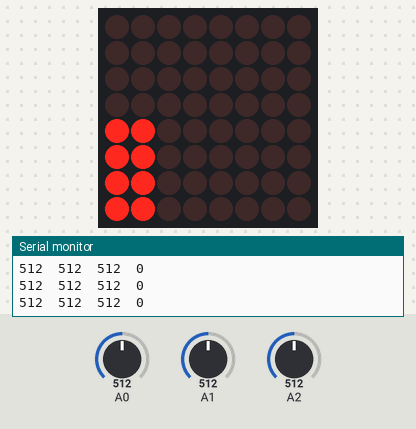
Recording of a sketch running on a simulated Arduino Uno, built with avr-gcc and run on an emulated ATmega328P. Parts: 8×8 LED matrix, the last lines printed to the serial monitor. Wiring (inferred from the names in the program): MAX7219 LED driver (orientation assumed): data pin 8; clock pin 10; CS pin 9. Inputs (shaded band) come from the test bench; at power-on: A1 = 512, A0 = 512, A2 = 512.

Above: at 1.2 s.
1.3 s: A1 set to 110
4.3 s: A1 set to 89
At 4.8 s:
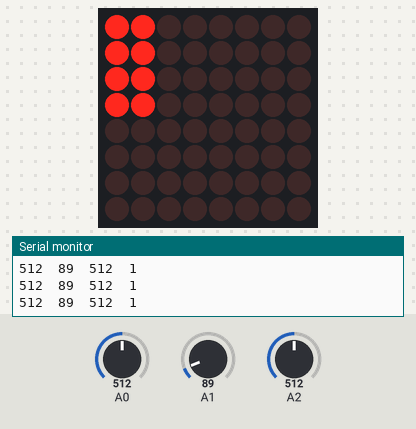
5.8 s: A0 set to 993
7.3 s: A0 set to 1010
10.3 s: A2 set to 984
11.8 s: A2 set to 1009
Timing chart, 0 to 14.3 s (numbered marks = the images above; inputs shaded):
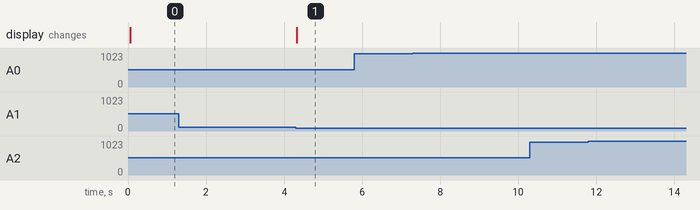

Measured:
- the behaviour switches between 100 and 99 on A1 (found by bisection; images 0 and 1)
- after the input at 4.3 s, the display: changes at once (image 1)

The sketch:

LED_Array.ino
```cpp
int STATE = 0;
int buttonCount = 0;
int row = 1;
int col = 1;
bool pressed = false;
int PINS[4][2] = { {22, 24},
                  {23, 25},
                  {53, 50},
                  {52, 51} };
int PINSTATE[4][2] = { {0,0},
                        {0,0},
                        {0,0},
                        {0,0} };

int Max7219_pinCLK = 10; int Max7219_pinCS = 9; int Max7219_pinDIN = 8;

void Write_Max7219_byte(unsigned char DATA)
{
  unsigned char i;
  digitalWrite(Max7219_pinCS,LOW);
  for(i=8;i>=1;i--)
  {
    digitalWrite(Max7219_pinCLK,LOW);
    digitalWrite(Max7219_pinDIN,DATA&0x80);// Extracting a bit data
    DATA = DATA<<1;
    digitalWrite(Max7219_pinCLK,HIGH);
  }
}

void Write_Max7219(unsigned char address,unsigned char dat)
{
  digitalWrite(Max7219_pinCS,LOW);
  Write_Max7219_byte(address);
  //address，code of LED
  Write_Max7219_byte(dat);
  //data，figure on LED
  digitalWrite(Max7219_pinCS,HIGH);
}

void Init_MAX7219(void)
{
  Write_Max7219(0x09, 0x00);
  //decoding ：BCD
  Write_Max7219(0x0a, 0x03);
  //brightness
  Write_Max7219(0x0b, 0x07);
  //scanlimit；8 LEDs
  Write_Max7219(0x0c, 0x01);
  //power-down mode：0，normal mode：1
  Write_Max7219(0x0f, 0x00);
  //test display：1；EOT，display：0
}

void placeBlock(int row, int col)
{
//  Serial.print("Row \t"); Serial.print(row);
//  Serial.print("\tColumn \t"); Serial.println(col);
  byte block = 0;
  if(col==1)
  {
    block = B11110000;
  }else if(col == 2)
  {
    block = B00001111;
  }

  for(int j=1; j<5; j++)
    if(j==row)
    {
      Write_Max7219(2*j-1,block);
      Write_Max7219(2*j,block);
    }else{
      Write_Max7219(2*j-1,B00000000);
      //delay(50);
      Write_Max7219(2*j,B00000000);
    }
}

void setup()
{
  Serial.begin(9600);
  for (int j=0; j<4; j++)
  {
    for(int k=0; k<2; k++)
    {
      pinMode(PINS[j][k],OUTPUT);
    }
  }
  pinMode(A0, INPUT);
  pinMode(A1, INPUT);
  pinMode(A2, INPUT);
  pinMode(Max7219_pinCLK,OUTPUT);
  pinMode(Max7219_pinCS,OUTPUT);
  pinMode(Max7219_pinDIN,OUTPUT);
  delay(50);
  Init_MAX7219();
  placeBlock(1,1);
}

void loop()
{
  int X = analogRead(A2);
  int Y = analogRead(A1);
  int Z = analogRead(A0);
  Serial.print(X); Serial.print("\t");
  Serial.print(Y); Serial.print("\t");
  Serial.print(Z); Serial.print("\t");
  Serial.println(STATE);
  if (STATE == 0)
  {
    if (Y < 100)
    {
      col = min(col+1,2);
      STATE = 1;
    }else if(Y > 900)
    {
      col = max(col-1,1);
      STATE = 1;
    }
    if (X < 100)
    {
      row = max(row-1, 1);
      STATE = 1;
    }else if(X > 900)
    {
      row = min(row+1,4);
      STATE = 1;
    }
    if((Z < 5) and not pressed)
    {
      buttonCount++;
      if (buttonCount >4)
      {
        digitalWrite(PINS[row-1][col-1],1-PINSTATE[row-1][col-1]);
        PINSTATE[row-1][col-1] = 1-PINSTATE[row-1][col-1];
        pressed = true;
      }
    }else if(Z>5){
      pressed = false;
      buttonCount = 0;
    }
  }
  else if(((X < 900) and (X > 100)) and ((Y < 900) and (Y > 100)))
  {
    STATE = 0;
  }
  placeBlock(row,col);
  delay(1);
}
```
